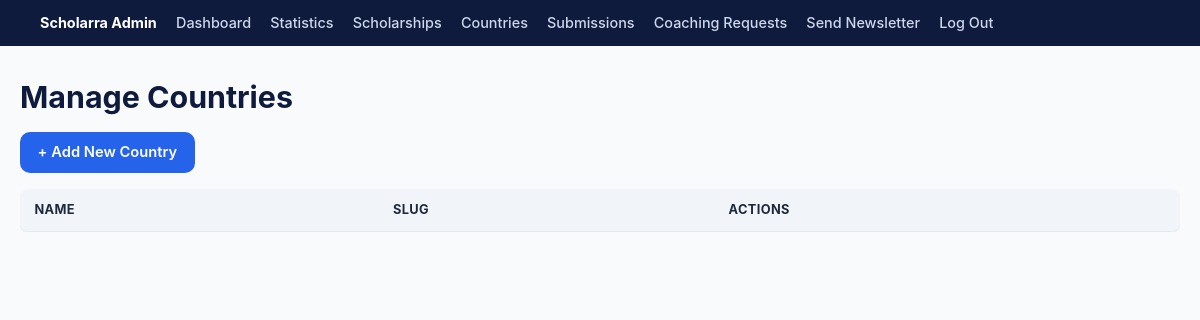
/dashboard/countries/ (signed in), run on an earlier commit of the app's database.
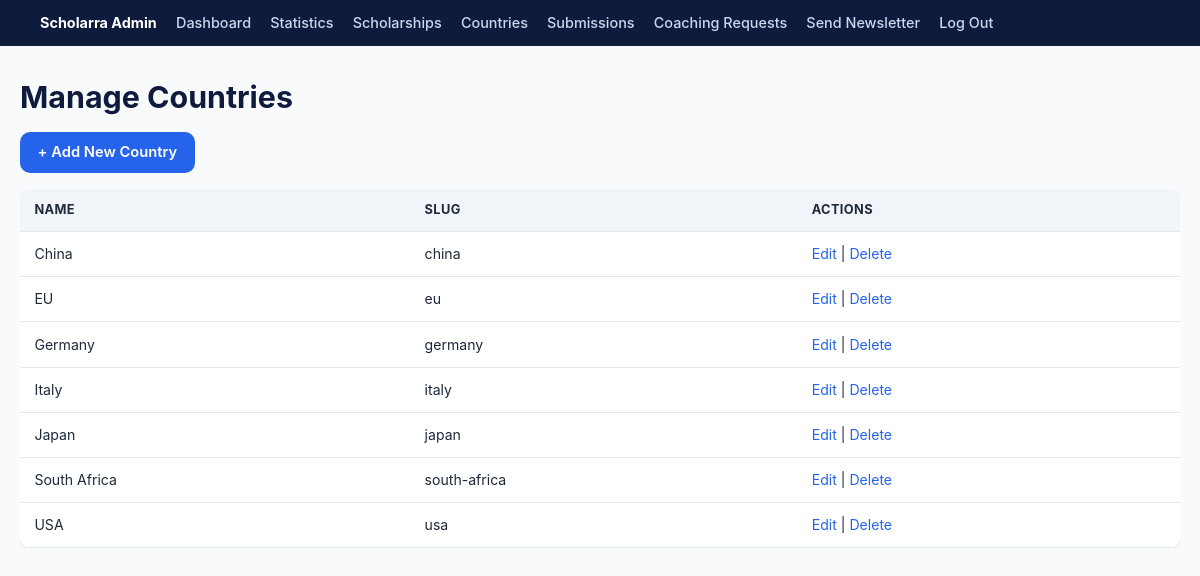
And on a later commit of the database.
### myapp/models.py (models this page shows, shortened)
class Country(models.Model): # creating the database country
    name = models.CharField(max_length=100, unique=True)
    slug = models.SlugField(max_length=100, unique=True) # slug is a url safe version
    class Meta: # to prevent countrys instead of countries
        verbose_name_plural = "Countries"

### myapp/views.py (the view)
# urls.py: path('dashboard/countries/', views.admin_country_list, name='admin_country_list'),
@login_required
def admin_country_list(request):
    countries = Country.objects.all().order_by('name')
    context = {"countries": countries}
    return render(request, "myapp/admin_country_list.html", context)

### myapp/context_processors.py (called while the page is built)
def site_contact(request):
    return {
        "site_contact_email": settings.ADMIN_EMAIL,
    }

### myapp/templates/myapp/admin_country_list.html (shortened to what this page needs)
{% extends "myapp/dashboard_base.html" %}
{% block content %}
<h1>Manage Countries</h1>
<p><a href="{% url 'admin_country_add' %}" class="btn btn-primary">+ Add New Country</a></p>
<div class="table-wrap">
<table>
    <tr><th>Name</th><th>Slug</th><th>Actions</th></tr>
    {% for country in countries %}
    <tr>
        <td>{{ country.name }}</td>
        <td>{{ country.slug }}</td>
        <td>
            <a href="{% url 'admin_country_edit' country.pk %}">Edit</a>
            | <a href="{% url 'admin_country_delete' country.pk %}">Delete</a>
        </td>
    </tr>
    {% endfor %}
</table>
</div>
{% endblock %}

What changed in the data, as far as the page shows it:
added Country: name "China", slug "china"
added Country: name "EU", slug "eu"
added Country: name "Germany", slug "germany"
added Country: name "Italy", slug "italy"
added Country: name "Japan", slug "japan"
added Country: name "South Africa", slug "south-africa"
added Country: name "USA", slug "usa"
